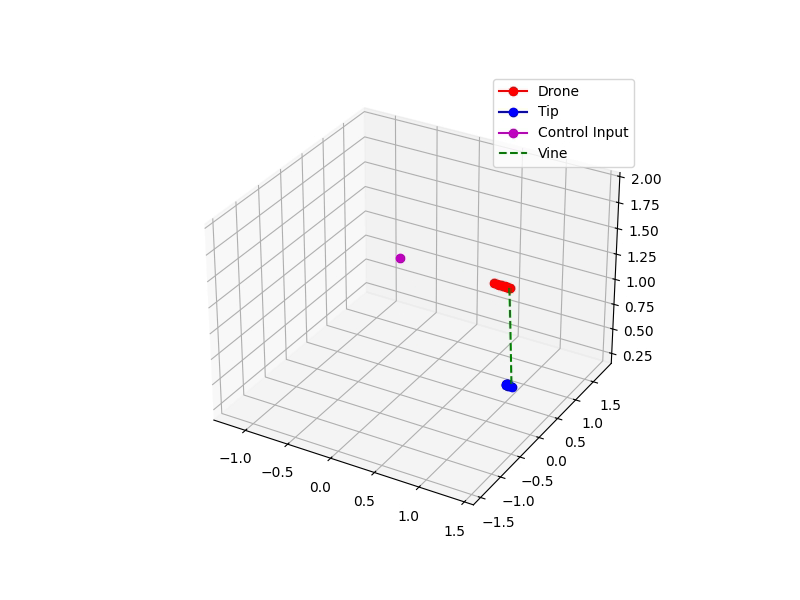
#> input picture frame 140 of trajectory_animation.mp4, 800 x 600 px, given in place of ball.MOV, which was not available
$ python 'convert video to picture.py'
#> lines starting #> are read from the running program, lines starting #| are printed output that depends on the picture
import cv2
import numpy as np

# Load the video
# video_path = 'bulky.MOV'
video_path = 'ball.MOV'
cap = cv2.VideoCapture(video_path)

# Parameters
num_frames_to_stack = 15  # Number of frames to stack together
frame_interval = 5  # Interval between frames to stack

# Read the first frame
ret, frame = cap.read()
#> frame is the input picture: shape (600, 800, 3); mean B, G, R 248.9, 248.8, 249
if not ret:
    print("Failed to read the video")
    cap.release()
    exit()

# Get frame dimensions
height, width, _ = frame.shape
#> height = 600; width = 800

# Create an empty image to stack frames
stacked_image = np.zeros((height, width, 3), dtype=np.uint8)

# Initialize frame count
frame_count = 0

while cap.isOpened():
    ret, frame = cap.read()
    if not ret:
        break

    # Only process every nth frame
    if frame_count % frame_interval == 0:
        stacked_image = cv2.addWeighted(stacked_image, 0.5, frame, 0.5, 0)
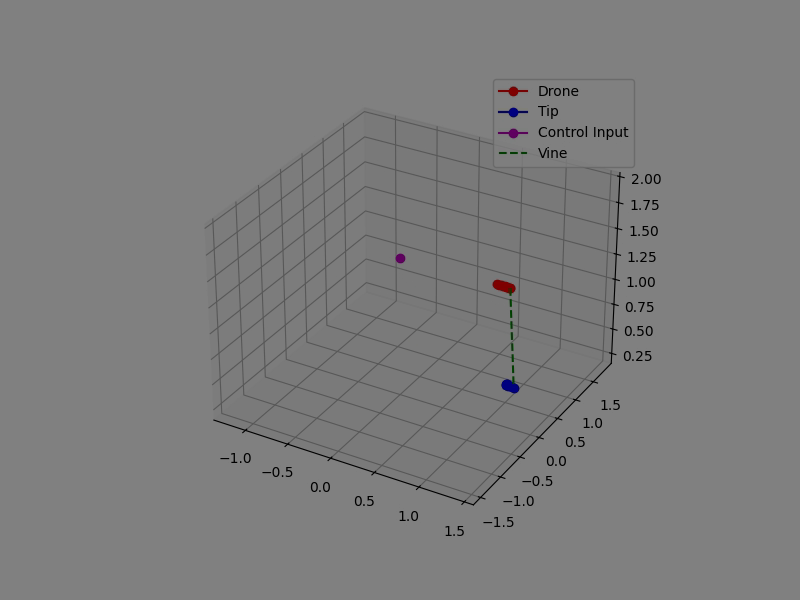
#> stacked_image: shape (600, 800, 3); mean B, G, R 124.8, 124.8, 124.8

        # Stop if we have stacked enough frames
        if frame_count // frame_interval >= num_frames_to_stack:
            break

    frame_count += 1

# Release the video capture
cap.release()

# Save the stacked image
output_path_color = 'ball.png'
cv2.imwrite(output_path_color, stacked_image)

output_path_color

$ run again, starting later in the video
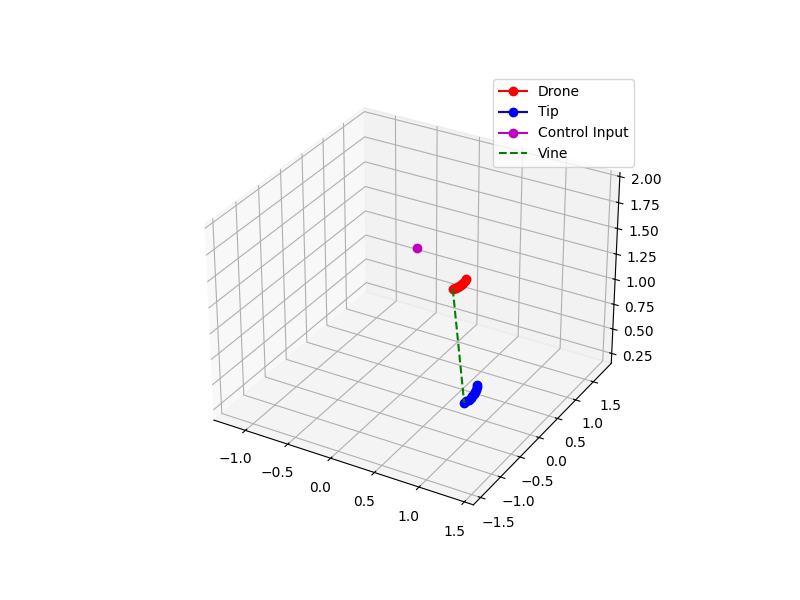
#> input picture frame 1121 of trajectory_animation.mp4, 800 x 600 px, given in place of ball.MOV, which was not available
#> frame is the input picture: shape (600, 800, 3); mean B, G, R 248.9, 248.7, 248.9
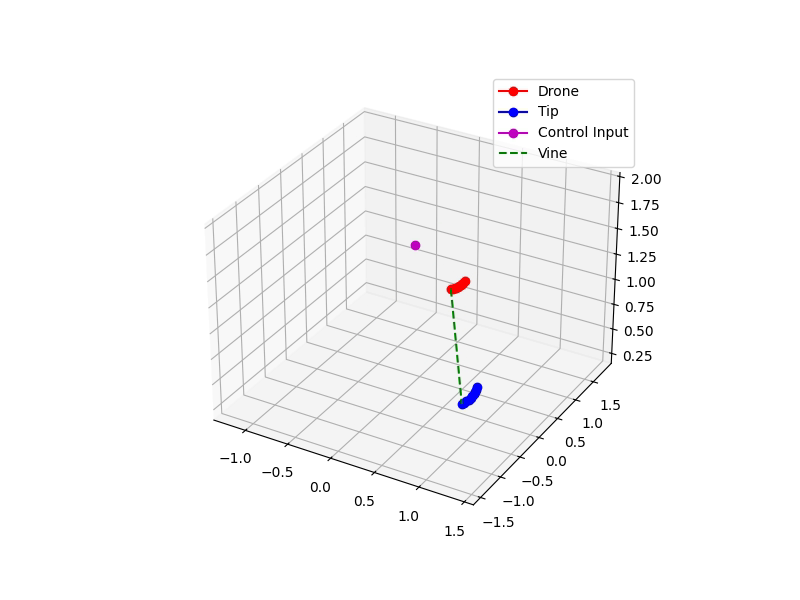
#> input picture frame 1122 of trajectory_animation.mp4, 800 x 600 px, given in place of ball.MOV, which was not available
#> frame is the input picture: shape (600, 800, 3); mean B, G, R 248.9, 248.7, 248.9
#> `stacked_image = cv2.addWeighted(stacked_image, 0.5, frame, 0.5, 0)`:
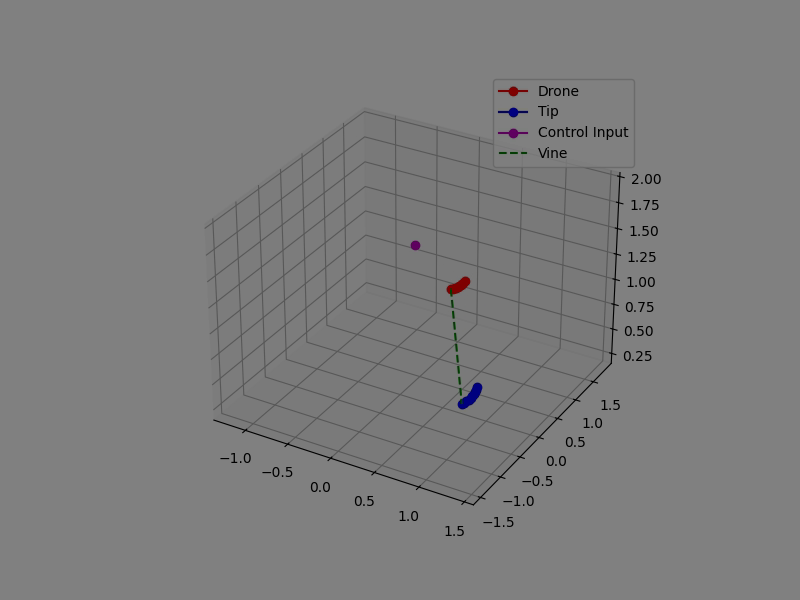
#> stacked_image: shape (600, 800, 3); mean B, G, R 124.8, 124.7, 124.8
